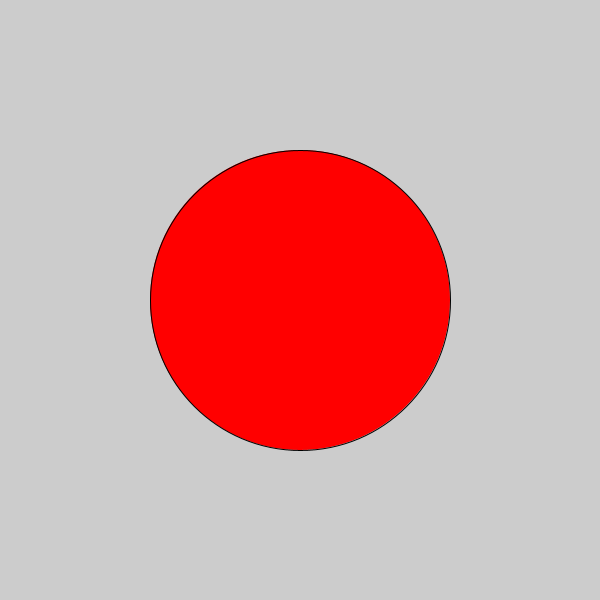
Frame 1 (no input)
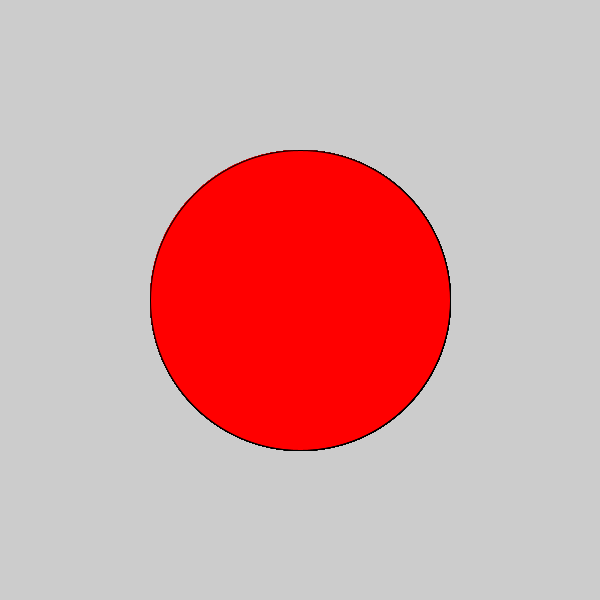
Frame 60 (the mouse pressed at the canvas centre just before this capture)
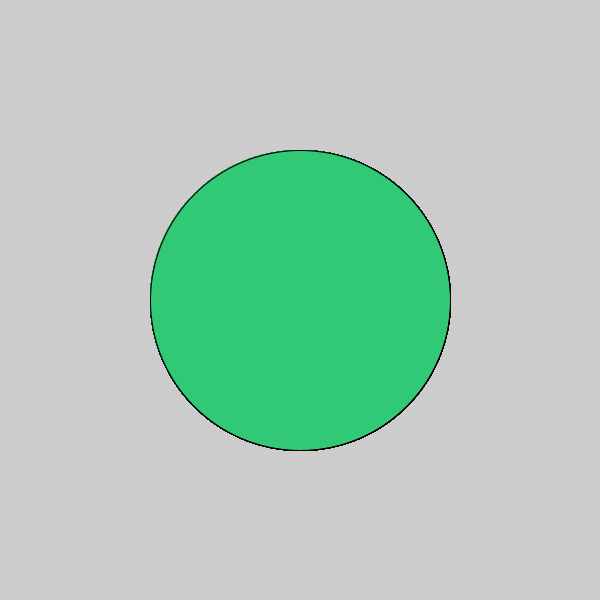
Frame 120 (the mouse held since frame 60 and released just before this capture)

The Processing sketch that drew these frames (run headless with seeded random() and noise(); from frame 60 on, the mouse is pressed at the canvas centre):

// Processing sketch: c_LogicalDot
// ── c_LogicalDot.pde

void setup() {
  
// 1. Set the size of the sketch. Make it 600 pixels square. 
  
size(600,600);
}

void draw() {
  
// 2. Draw an ellipse
// Run the program to make sure it works before moving on.


// 3. Change the color of the ellipse when the mouse is pressed.
//    Use the following code, but put your colors where indicated
//    Remember to use the   fill()  command to set colors.

if (mousePressed) {
 
   //  put one color here
fill(#31C976);}
  else{
   // put a different color here
  
  
  
fill(#FF0000);}
ellipse(300,300, 300,300);}
